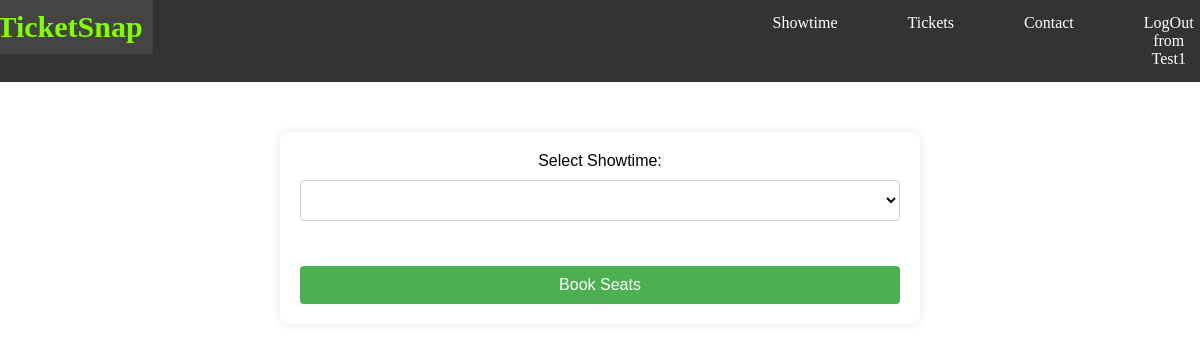
The page /tickets/ (signed in) on the database as committed earlier.
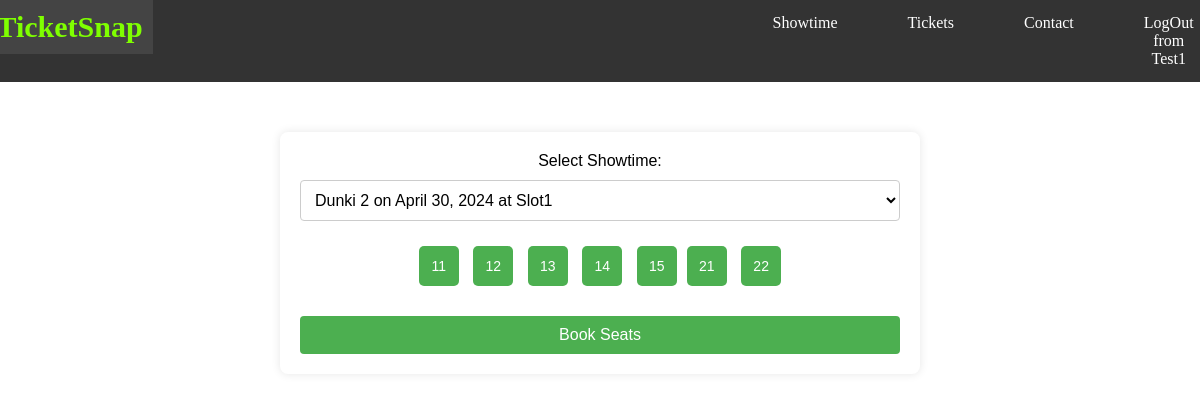
The same page on the database as committed later.
### movies/models.py (models this page shows, shortened)
class Seat(models.Model):
    row = models.IntegerField()
    number = models.IntegerField()
    class Meta:
        unique_together = ('row', 'number')

### movies/views.py (the view, shortened to what this page needs)
# urls.py: path('tickets/', views.tickets, name='tickets'),
@login_required
def tickets(request):
    showtimes = ShowtimeMapper.objects.all().select_related('movie')
    seats = Seat.objects.all()
    context = {
        'showtimes': showtimes,
        'seats': seats,
        'rows': 'ABCDE',
        'numbers': range(1, 9)
    }
    return render(request, 'tickets.html', context)

### movies/templates/tickets.html (shortened to what this page needs)
<!DOCTYPE html>
<html lang="en">
<head>
</head>
<body>
  {% include 'headerNavbar.html' %}
  <div class="container">
    <form method="post" action="{% url 'tickets' %}">
        <div class="showtime-selector">
            <label for="showtime_mapper">Select Showtime:</label>
            <select name="showtime_mapper" id="showtime_mapper" required>
                {% for showtime in showtimes %}
                    <option value="{{ showtime.id }}">{{ showtime.movie.title }} on {{ showtime.date }} at {{ showtime.slotChoice }}</option>
                {% endfor %}
            </select>
        </div>
        <div class="seats-grid">
            {% for i in rows %}
                <div class="row">
                    {% for seat in seats %}
                        {% if forloop.parentloop.counter|stringformat:"s" == seat.row|stringformat:"s" %}
                            <button type="button" class="seat {% if seat.is_booked %}booked{% else %}selectable{% endif %}"
                                    data-seat-id="{{ seat.id }}"
                                    onclick="toggleSelection(this);">
                                {{ seat.row }}{{ seat.number }}
                            </button>
                        {% endif %}
                    {% endfor %}
                </div>
            {% endfor %}
        </div>
        <button type="submit" onclick="bookSeats();">Book Seats</button>
    </form>
</div>
</body>
</html>

### movies/templates/headerNavbar.html (shortened to what this page needs)
<!DOCTYPE html>
<html lang="en">
<head>
</head>
<body>
    <nav>
        <ul>
            <li><a href="/" class="home-link">TicketSnap</a></li>
            <li><a href="/showtime/">Showtime</a></li>
            <li><a href="/tickets/">Tickets</a></li>
            <li><a href="/contact/">Contact</a></li>
            {% if request.user.is_authenticated  %}
                <li><a href="/logout/">LogOut from {{ user.username }}</a></li>
            {% else %}
                <li><a href="/login/">Login </a></li>
            {% endif %}
        </ul>
    </nav>
</body>
</html>

### movies/templates/tickets.html (style rules this page uses)
.container { width: 90%; max-width: 600px; margin: 50px auto; padding: 20px; box-shadow: 0 0 10px rgba(0,0,0,0.1); background: #fff; border-radius: 8px; font-family: 'Arial', sans-serif; }
.showtime-selector { text-align: center; margin-bottom: 20px; }
.showtime-selector select { width: 100%; padding: 10px; margin-top: 10px; border: 1px solid #ccc; border-radius: 4px; background-color: white; font-size: 16px; }
.seats-grid { display: flex; flex-wrap: wrap; justify-content: center; margin-top: 20px; }
.row { text-align: center; margin-bottom: 5px; }
.seat { width: 40px; height: 40px; background-color: #4CAF50; color: white; border: none; margin: 5px; cursor: pointer; border-radius: 5px; transition: background-color 0.3s; font-size: 14px; }
button[type="submit"] { display: block; width: 100%; padding: 10px; margin-top: 20px; background-color: #4CAF50; color: white; border: none; border-radius: 4px; cursor: pointer; font-size: 16px; }

### movies/templates/headerNavbar.html (style rules this page uses)
body { margin: 0; }
nav { background-color: #333; overflow: hidden; }
ul { list-style-type: none; margin: 0; padding: 0; overflow: hidden; display: flex; justify-content: center; }
li { width: auto; margin-right: 30px; }
li:last-child { margin-right: 0; }
li:first-child { margin-right: 600px; }
li a { display: block; color: white; text-align: center; padding: 14px 20px; text-decoration: dashed; }
.home-link { font-weight: bold; font-size: 30px; color: white; background-color: #333; padding: 10px; }

Rows that differ between the two databases and show on the page:
added Seat: row "1", number "1"
added Seat: row "1", number "2"
added Seat: row "1", number "3"
added Seat: row "1", number "4"
added Seat: row "1", number "5"
added Seat: row "2", number "1"
added Seat: row "2", number "2"
Other text that changed with them:
form field showtime_mapper: (not shown) → "Dunki 2 on April 30, 2024 at Slot1"
